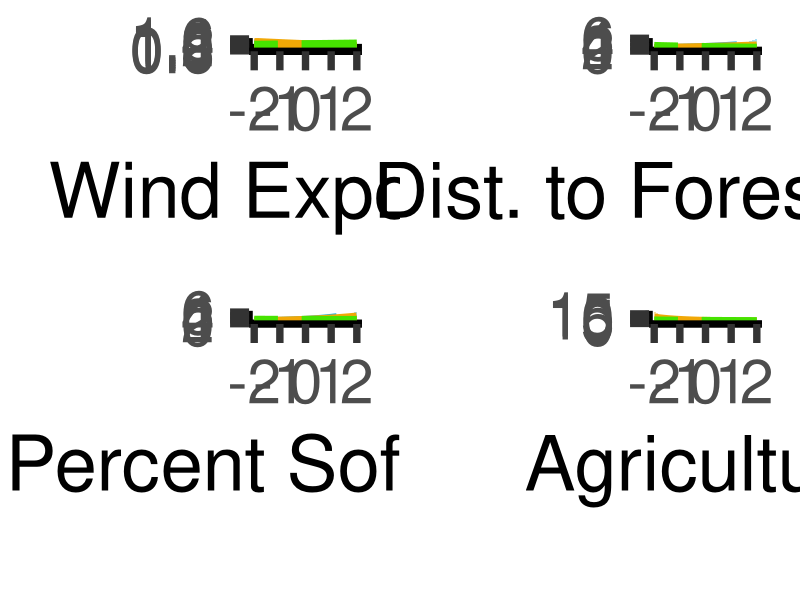

Write R code to recreate this figure.
require(dplyr)
require(ggplot2)
require(forcats)
require(tidyr)


################################################################################################
### Plot Specific Resource Selection Relationships For Each Land Cover Covariate
Roost.SSF.results <- read.csv("Results/roostresults.full.csv") %>%
  mutate(Beh_State = "Roosting")
Stationary.SSF.results <- read.csv("Results/stationaryresults.full.csv") %>%
  mutate(Beh_State = "Stationary")
Mobile.SSF.results <- read.csv("Results/mobileresults.full.csv") %>%
  mutate(Beh_State = "Mobile")

interactions.raw <- rbind(Roost.SSF.results, Stationary.SSF.results, Mobile.SSF.results) %>%
  mutate(CovName = ifelse(CovName == HabitatCov, "LC_Coef", 
                          ifelse(CovName == WeatherCov, "W_Coef",
                                 ifelse(CovName == "StepLength.Z", "SL_Coef",
                                        "Int_Coef"))))  %>%
  mutate(WeatherCov = ifelse(WeatherCov == "WC_prev", "WC", WeatherCov)) %>%
  dplyr::select(-sd) %>%
  mutate(X0.025quant = ifelse(CovName == "LC_Coef", X0.025quant, NA)) %>%
  mutate(X0.975quant = ifelse(CovName == "LC_Coef", X0.975quant, NA)) %>%
  group_by(Beh_State, HabitatCov, WeatherCov) %>%
  pivot_wider(names_from = CovName, values_from = c(mean, X0.025quant, X0.975quant))%>% 
  ungroup() %>%
  dplyr::select(where(~!all(is.na(.x)))) %>%
  arrange(Beh_State, HabitatCov) %>% 
  mutate(HabitatCov = ifelse(HabitatCov == "DtFE.Z", "Dist. to Forest Edge",
                  ifelse(HabitatCov == "PropAg.Z", "Agriculture",
                  ifelse(HabitatCov == "PropDev.Z", "Developed",
                  ifelse(HabitatCov == "PropFoodSub.Z", "Food Subsidy",
                  ifelse(HabitatCov == "PropSW.Z", "Softwoods",
                  ifelse(HabitatCov == "Wind.Exp.Z", "Wind Exposure",
                  ifelse(HabitatCov == "BA.Z", "Basal Area",
                  ifelse(HabitatCov == "Ht.Z", "Mean Tree Height",
                  ifelse(HabitatCov == "SW.Z", "Percent Softwood",
                         HabitatCov)))))))))) %>%
  mutate(WeatherCov = ifelse(WeatherCov == "WC", "Wind Chill", "Snow Depth")) %>%
  dplyr::select(Beh_State, Weath_Cov = WeatherCov, LC_Cov = HabitatCov, LC_Coef = mean_LC_Coef, 
         Weath_Coef = mean_W_Coef, Int_Coef = mean_Int_Coef, LCL = X0.025quant_LC_Coef, UCL = X0.975quant_LC_Coef)


#Wind Exposure
WE.SD.raw <- interactions.raw %>%
  filter(Weath_Cov == "Snow Depth") %>% 
  filter(LC_Cov == "Wind Exposure") %>%
  mutate(Beh_State = factor(Beh_State, levels = c("Roosting","Stationary","Mobile"))) %>%
  arrange(Beh_State)


WE.SD.df <- data.frame(Behavior = c(rep("Roosting", 21),
                                    rep("Stationary", 21),
                                    rep("Mobile", 21)),
                      LC = WE.SD.raw$LC_Cov[1],
                      LC.Coef = c(rep(WE.SD.raw$LC_Coef[1], 21),
                                  rep(WE.SD.raw$LC_Coef[2], 21),
                                  rep(WE.SD.raw$LC_Coef[3], 21)),
                      LC.LCL = c(rep(WE.SD.raw$LCL[1], 21),
                                  rep(WE.SD.raw$LCL[2], 21),
                                  rep(WE.SD.raw$LCL[3], 21)),
                      LC.UCL = c(rep(WE.SD.raw$UCL[1], 21),
                                  rep(WE.SD.raw$UCL[2], 21),
                                  rep(WE.SD.raw$UCL[3], 21)),
                      W.Coef = c(rep(WE.SD.raw$Weath_Coef[1], 21),
                                 rep(WE.SD.raw$Weath_Coef[2], 21),
                                 rep(WE.SD.raw$Weath_Coef[3], 21)),
                      Int.Coef = c(rep(WE.SD.raw$Int_Coef[1], 21),
                                   rep(WE.SD.raw$Int_Coef[2], 21),
                                   rep(WE.SD.raw$Int_Coef[3], 21)),
                      LC.Val = rep(seq(-2, 2,.2),3),
                      W.Val = 4) %>%
  mutate(Behavior = factor(Behavior, levels = c("Roosting","Stationary","Mobile"))) 
WE.SD.input <- WE.SD.df %>%
  # mutate(Check1 = (LC.Coef*LC.Val)) %>%
  # mutate(Check2 = (Int.Coef*LC.Val*W.Val)) %>%
  # mutate(Check3 = Check1 + Check2) %>%
  # mutate(Check4 = (LC.Coef*LC.Val) + (Int.Coef*LC.Val*W.Val)) %>%
  mutate(Est = exp((LC.Coef*LC.Val) + (Int.Coef*LC.Val*W.Val)))%>%
  mutate(Est.LCL = exp((LC.LCL*LC.Val) + (Int.Coef*LC.Val*W.Val)))%>%
  mutate(Est.UCL = exp((LC.UCL*LC.Val) + (Int.Coef*LC.Val*W.Val)))
WE.SD.graph <- ggplot(data = WE.SD.input, aes(x = LC.Val, y = Est, group = Behavior)) +
  geom_ribbon(aes(ymin = Est.LCL, ymax = Est.UCL, fill = Behavior), alpha = .4) +
  geom_hline(yintercept = 1, color = "black", linetype = 2, size = 1.5) +
  geom_line(aes(color = Behavior, linetype = Behavior), size = 4) +
  theme_classic(base_size = 55) +
  xlab(WE.SD.df$LC[1]) + ylab("") +
  theme(legend.key.width=unit(.6,"inch")) +
  scale_color_manual(name = "Behavioral\nState",
                     # labels = c("Roosting", "Stationary", "Mobile"),
                     values = c("#1cade4", "#f1a806", "#46e300")) +
  scale_fill_manual(name = "Behavioral\nState",
                   # labels = c("Roosting", "Stationary", "Mobile"),
                   values = c("#1cade4", "#f1a806", "#46e300")) +
  scale_linetype_manual(name = "Behavioral\nState",
                        # labels = c("Roosting", "Stationary", "Mobile"),
                        values = c("longdash", "solid", "twodash"))

#Distance to Forest Edge
DtFE.SD.raw <- interactions.raw %>%
  filter(Weath_Cov == "Snow Depth") %>% 
  filter(LC_Cov == "Dist. to Forest Edge") %>%
  mutate(Beh_State = factor(Beh_State, levels = c("Roosting","Stationary","Mobile"))) %>%
  arrange(Beh_State)


DtFE.SD.df <- data.frame(Behavior = c(rep("Roosting", 21),
                                    rep("Stationary", 21),
                                    rep("Mobile", 21)),
                       LC = DtFE.SD.raw$LC_Cov[1],
                       LC.Coef = c(rep(DtFE.SD.raw$LC_Coef[1], 21),
                                   rep(DtFE.SD.raw$LC_Coef[2], 21),
                                   rep(DtFE.SD.raw$LC_Coef[3], 21)),
                       LC.LCL = c(rep(DtFE.SD.raw$LCL[1], 21),
                                  rep(DtFE.SD.raw$LCL[2], 21),
                                  rep(DtFE.SD.raw$LCL[3], 21)),
                       LC.UCL = c(rep(DtFE.SD.raw$UCL[1], 21),
                                  rep(DtFE.SD.raw$UCL[2], 21),
                                  rep(DtFE.SD.raw$UCL[3], 21)),
                       W.Coef = c(rep(DtFE.SD.raw$Weath_Coef[1], 21),
                                  rep(DtFE.SD.raw$Weath_Coef[2], 21),
                                  rep(DtFE.SD.raw$Weath_Coef[3], 21)),
                       Int.Coef = c(rep(DtFE.SD.raw$Int_Coef[1], 21),
                                    rep(DtFE.SD.raw$Int_Coef[2], 21),
                                    rep(DtFE.SD.raw$Int_Coef[3], 21)),
                       LC.Val = rep(seq(-2, 2,.2),3),
                       W.Val = 4) %>%
  mutate(Behavior = factor(Behavior, levels = c("Roosting","Stationary","Mobile"))) 
DtFE.SD.input <- DtFE.SD.df %>%
  mutate(Est = exp((LC.Coef*LC.Val) + (Int.Coef*LC.Val*W.Val))) %>%
  mutate(Est.LCL = exp((LC.LCL*LC.Val) + (Int.Coef*LC.Val*W.Val)))%>%
  mutate(Est.UCL = exp((LC.UCL*LC.Val) + (Int.Coef*LC.Val*W.Val)))
DtFE.SD.graph <- ggplot(data = DtFE.SD.input, aes(x = LC.Val, y = Est, group = Behavior)) +
  geom_ribbon(aes(ymin = Est.LCL, ymax = Est.UCL, fill = Behavior), alpha = .4) +
  geom_hline(yintercept = 1, color = "black", linetype = 2, size = 1.5) +
  geom_line(aes(color = Behavior, linetype = Behavior), size = 4) +
  theme_classic(base_size = 55) +
  xlab(DtFE.SD.df$LC[1]) + ylab("") +
  theme(legend.key.width=unit(.6,"inch")) +
  scale_color_manual(name = "Behavioral\nState",
                     # labels = c("Roosting", "Stationary", "Mobile"),
                     values = c("#1cade4", "#f1a806", "#46e300")) +
  scale_fill_manual(name = "Behavioral\nState",
                    # labels = c("Roosting", "Stationary", "Mobile"),
                    values = c("#1cade4", "#f1a806", "#46e300")) +
  scale_linetype_manual(name = "Behavioral\nState",
                        # labels = c("Roosting", "Stationary", "Mobile"),
                        values = c("longdash", "solid", "twodash"))

#Proportion Softwood
PropSW.SD.raw <- interactions.raw %>%
  filter(Weath_Cov == "Snow Depth") %>% 
  filter(LC_Cov == "Softwoods" | LC_Cov == "Percent Softwood") %>%
  mutate(LC_Cov = "Percent Softwood") %>%
  mutate(Beh_State = factor(Beh_State, levels = c("Roosting","Stationary","Mobile"))) %>%
  arrange(Beh_State)


PropSW.SD.df <- data.frame(Behavior = c(rep("Roosting", 21),
                                      rep("Stationary", 21),
                                      rep("Mobile", 21)),
                         LC = PropSW.SD.raw$LC_Cov[1],
                         LC.Coef = c(rep(PropSW.SD.raw$LC_Coef[1], 21),
                                     rep(PropSW.SD.raw$LC_Coef[2], 21),
                                     rep(PropSW.SD.raw$LC_Coef[3], 21)),
                         LC.LCL = c(rep(PropSW.SD.raw$LCL[1], 21),
                                    rep(PropSW.SD.raw$LCL[2], 21),
                                    rep(PropSW.SD.raw$LCL[3], 21)),
                         LC.UCL = c(rep(PropSW.SD.raw$UCL[1], 21),
                                    rep(PropSW.SD.raw$UCL[2], 21),
                                    rep(PropSW.SD.raw$UCL[3], 21)),
                         W.Coef = c(rep(PropSW.SD.raw$Weath_Coef[1], 21),
                                    rep(PropSW.SD.raw$Weath_Coef[2], 21),
                                    rep(PropSW.SD.raw$Weath_Coef[3], 21)),
                         Int.Coef = c(rep(PropSW.SD.raw$Int_Coef[1], 21),
                                      rep(PropSW.SD.raw$Int_Coef[2], 21),
                                      rep(PropSW.SD.raw$Int_Coef[3], 21)),
                         LC.Val = rep(seq(-2, 2,.2),3),
                         W.Val = 4) %>%
  mutate(Behavior = factor(Behavior, levels = c("Roosting","Stationary","Mobile"))) 
PropSW.SD.input <- PropSW.SD.df %>%
  mutate(Est = exp((LC.Coef*LC.Val) + (Int.Coef*LC.Val*W.Val))) %>%
  mutate(Est.LCL = exp((LC.LCL*LC.Val) + (Int.Coef*LC.Val*W.Val)))%>%
  mutate(Est.UCL = exp((LC.UCL*LC.Val) + (Int.Coef*LC.Val*W.Val)))
PropSW.SD.graph <- ggplot(data = PropSW.SD.input, aes(x = LC.Val, y = Est, group = Behavior)) +
  geom_ribbon(aes(ymin = Est.LCL, ymax = Est.UCL, fill = Behavior), alpha = .4) +
  geom_hline(yintercept = 1, color = "black", linetype = 2, size = 1.5) +
  geom_line(aes(color = Behavior, linetype = Behavior), size = 4) +
  theme_classic(base_size = 55) +
  xlab(PropSW.SD.df$LC[1]) + ylab("") +
  theme(legend.key.width=unit(.6,"inch")) +
  scale_color_manual(name = "Behavioral\nState",
                     # labels = c("Roosting", "Stationary", "Mobile"),
                     values = c("#1cade4", "#f1a806", "#46e300")) +
  scale_fill_manual(name = "Behavioral\nState",
                    # labels = c("Roosting", "Stationary", "Mobile"),
                    values = c("#1cade4", "#f1a806", "#46e300")) +
  scale_linetype_manual(name = "Behavioral\nState",
                        # labels = c("Roosting", "Stationary", "Mobile"),
                        values = c("longdash", "solid", "twodash"))

#Agriculture
FS.SD.raw <- interactions.raw %>%
  filter(Weath_Cov == "Snow Depth") %>% 
  filter(LC_Cov == "Agriculture") %>%
  mutate(Beh_State = factor(Beh_State, levels = c("Roosting","Stationary","Mobile"))) %>%
  arrange(Beh_State)


FS.SD.df <- data.frame(Behavior = c(rep("Stationary", 21),
                                      rep("Mobile", 21)),
                         LC = FS.SD.raw$LC_Cov[1],
                         LC.Coef = c(rep(FS.SD.raw$LC_Coef[1], 21),
                                     rep(FS.SD.raw$LC_Coef[2], 21)),
                         LC.LCL = c(rep(FS.SD.raw$LCL[1], 21),
                                    rep(FS.SD.raw$LCL[2], 21)),
                         LC.UCL = c(rep(FS.SD.raw$UCL[1], 21),
                                    rep(FS.SD.raw$UCL[2], 21)),
                         W.Coef = c(rep(FS.SD.raw$Weath_Coef[1], 21),
                                    rep(FS.SD.raw$Weath_Coef[2], 21)),
                         Int.Coef = c(rep(FS.SD.raw$Int_Coef[1], 21),
                                      rep(FS.SD.raw$Int_Coef[2], 21)),
                         LC.Val = rep(seq(-2, 2,.2),2),
                         W.Val = 4) %>%
  mutate(Behavior = factor(Behavior, levels = c("Roosting","Stationary","Mobile"))) 
FS.SD.input <- FS.SD.df %>%
  mutate(Est = exp((LC.Coef*LC.Val) + (Int.Coef*LC.Val*W.Val))) %>%
  mutate(Est.LCL = exp((LC.LCL*LC.Val) + (Int.Coef*LC.Val*W.Val)))%>%
  mutate(Est.UCL = exp((LC.UCL*LC.Val) + (Int.Coef*LC.Val*W.Val)))
FS.SD.graph <- ggplot(data = FS.SD.input, aes(x = LC.Val, y = Est, group = Behavior)) +
  geom_ribbon(aes(ymin = Est.LCL, ymax = Est.UCL, fill = Behavior), alpha = .4) +
  geom_hline(yintercept = 1, color = "black", linetype = 2, size = 1.5) +
  geom_line(aes(color = Behavior, linetype = Behavior), size = 4) +
  theme_classic(base_size = 55) +
  xlab(FS.SD.df$LC[1]) + ylab("") +
  theme(legend.key.width=unit(.6,"inch")) +
  scale_color_manual(name = "Behavioral\nState",
                     # labels = c("Roosting", "Stationary", "Mobile"),
                     values = c("#f1a806", "#46e300")) +
  scale_fill_manual(name = "Behavioral\nState",
                    # labels = c("Roosting", "Stationary", "Mobile"),
                    values = c("#f1a806", "#46e300")) +
  scale_linetype_manual(name = "Behavioral\nState",
                    # labels = c("Roosting", "Stationary", "Mobile"),
                    values = c("solid", "twodash"))


FS.SD.raw <- interactions.raw %>%
  filter(Weath_Cov == "Snow Depth") %>% 
  filter(LC_Cov == "Agriculture") %>%
  mutate(Beh_State = factor(Beh_State, levels = c("Roosting","Stationary","Mobile"))) %>%
  arrange(Beh_State)

require(cowplot)
legend <- get_legend(WE.SD.graph + theme(legend.title = element_blank() ,legend.position = "bottom", legend.key.width=unit(3,"inch")))
WE.SD.graph <- WE.SD.graph + theme(legend.position = "none")
DtFE.SD.graph <- DtFE.SD.graph + theme(legend.position = "none")
PropSW.SD.graph <- PropSW.SD.graph + theme(legend.position = "none")
FS.SD.graph <- FS.SD.graph + theme(legend.position = "none")

LC_grid <- plot_grid(plotlist = list(WE.SD.graph,DtFE.SD.graph,
                          PropSW.SD.graph, FS.SD.graph),
          nrow = 2,
          # labels = "auto",
          # label_size = 35,
          align = "hv",
          axis = "lb"
)



jpeg('Results/Land Cover Grid.jpg', width = 2600, height = 1900)
plot_grid(plotlist = list(LC_grid, legend),
          nrow = 2, 
          rel_heights = c(1,.1)
)
dev.off()
